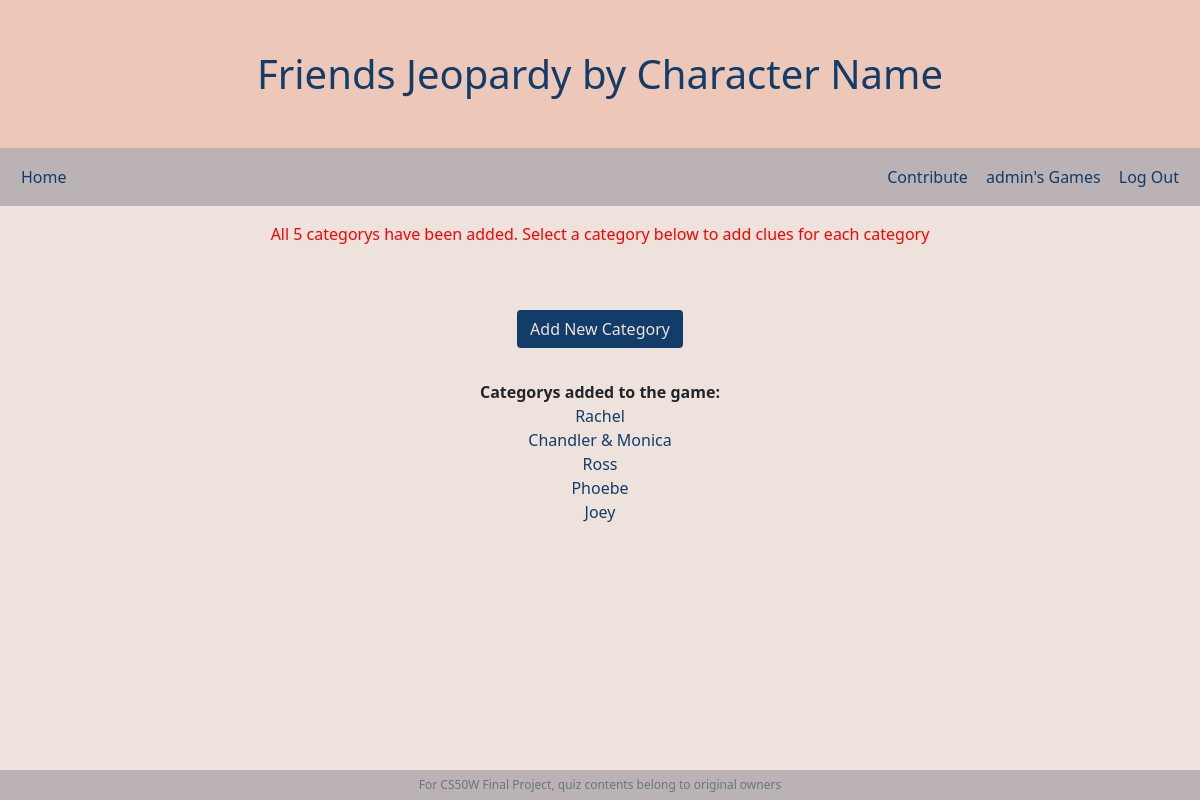
The app's page /add/4 (signed in) with its own data.
### jeopardy/models.py (models this page shows, shortened)
class Jeopardy(models.Model):
    subject = models.ForeignKey(Subject, on_delete=models.CASCADE)
    name = models.CharField(max_length=2000)
    owner = models.ForeignKey(settings.AUTH_USER_MODEL, on_delete=models.CASCADE, related_name="jeopardy")
    date = models.DateField(auto_now_add=True)
    def __str__(self):
        return f"{self.name}"

class User(AbstractUser):
    pass

class Category(models.Model):
    category = models.CharField(max_length=50)
    jeopardy = models.ForeignKey(Jeopardy, on_delete=models.CASCADE, )

### jeopardy/views.py (the view, shortened to what this page needs)
# urls.py: path("add/<int:jeopardy_id>",views.addcat, name="addcat"),
@login_required
def addcat(request, jeopardy_id):
    jeopardy = Jeopardy.objects.get(pk=jeopardy_id)
    categorys = Category.objects.filter(jeopardy=jeopardy.id)
    if jeopardy.owner != request.user:
        return HttpResponseRedirect(reverse("profile"))
    if categorys.count() == 5:
                return render(request, "addcat.html", {
                    "message": "All 5 categorys have been added. Select a category below to add clues for each category",
                    "jeopardy": jeopardy,
                    "categorys": categorys,
                })

### jeopardy/templates/addcat.html (shortened to what this page needs)
{% extends "layout.html" %}
{% load static %}
{% block head %}
    {{jeopardy}}
{% endblock %}
{% block body %}
    {% if message %}
            <div class="message">
                {{message}}
            </div>
    {% endif %}
    <br>
    <form action="/add/{{jeopardy.id}}" method="post" class="formbody">
        <input class="btn submit" type="submit" value="Add New Category">
    </form>
    <div class="center">
    <strong>Categorys added to the game:</strong>
    <br>
    {% for category in categorys %}
        <a href="/add/{{jeopardy.id}}/{{category.id}}">{{category.category}}</a>
        <br>
    {% endfor %}
    </div>
{% endblock %}

### jeopardy/templates/layout.html (shortened to what this page needs)
{% load static %}
<!DOCTYPE html>
<html lang="en">
    <head>
        <link rel="stylesheet" href="https://cdn.jsdelivr.net/npm/bootstrap@5.1.3/dist/css/bootstrap.min.css">
        <link rel="stylesheet" href="https://cdn.jsdelivr.net/npm/bootstrap-icons@1.9.0/font/bootstrap-icons.css">
        <link rel="stylesheet" href="{% static 'styles.css' %}">
    </head>
    <body>
        <h1 class="head">
            {% block head %}
            {% endblock %}
        </h1>
        <nav class="navbar d-flex">
            <div class="container-fluid">
                <button class="btn me-auto p-2" type="button"><a id="nav" href="/">Home</a></button>
                {% if user.is_authenticated %}
                    <button class="btn p-2" type="button"><a id="nav" href="{% url 'add' %}">Contribute</a></button>
                    <button class="btn p-2" type="button" id="username"><a id="nav" href="{% url 'profile' %}">{{request.user}}'s Games</a></button>
                    <button class="btn p-2" type="button"><a id="nav" href="{% url 'logout' %}">Log Out</a></button>
                {% else %}
                    <button class="btn p-2" type="button"><a id="nav" href="{% url 'register' %}">Register</a></button>
                    <button class="btn p-2" type="button"><a id="nav" href="{% url 'login' %}">Log In</a></button>
                {% endif %}
            </div>
        </nav>
        {% block body %}
        {% endblock %}
    </body>
    <footer class="footer fixed-bottom text-center text-muted">
        For CS50W Final Project, quiz contents belong to original owners
    </footer>
</html>

### jeopardy/static/styles.css (style rules this page uses)
body { background-color: #eee2dc; }
a { text-decoration: none; color: #123c69; }
footer { padding-top: 0.5em; padding-bottom: 0.5em; font-size: 0.75em; background-color: #bab2b5; }
.head { background-color: #edc7b7; color: #123c69; text-align: center; padding: 1.25em; font-size: 2.5em; margin-bottom: 0em; }
.navbar { background-color: #bab2b5; }
.formbody { text-align: center; margin-top:2em; }
.submit { margin-top:0.5em; background-color: #123c69; color: #eee2dc; }
.center { margin-top: 2em; text-align: center; }
.message { text-align: center; color: red; margin-top: 1em; }

### records on screen
Jeopardy: name "Friends Jeopardy by Character Name"
User: user "admin"
Category: category "Rachel"
Category: category "Chandler & Monica"
Category: category "Ross"
Category: category "Phoebe"
Category: category "Joey"

### other values on screen
{{ message }} "All 5 categorys have been added. Select a category below to add clues for each category"
